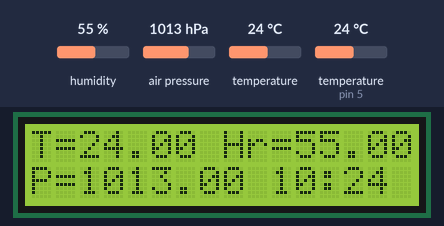
Recording of a sketch running on a simulated Arduino Uno, built with avr-gcc and run on an emulated ATmega328P. Parts: 16×2 character LCD. The inputs (shaded band) are chosen by the test bench; at power-on: humidity 55 %, air pressure 1013 hPa, temperature (sensor on pin 5) 24 °C, temperature 24 °C. The local clock reads 2024-03-15 10:24:30 at power-on unless the sketch sets it; what the sketch prints to the serial monitor is not drawn.

Above: at 1.2 s.
1.3 s: humidity set to 22 %
At 6.3 s:
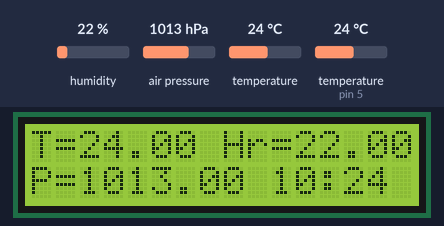
7.3 s: air pressure set to 952 hPa
At 10.4 s:
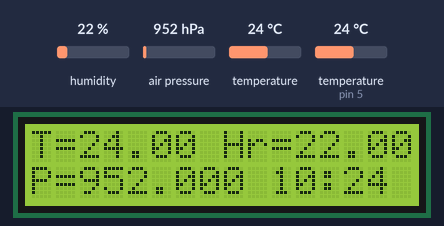
13.3 s: temperature (sensor on pin 5) set to 12 °C
At 15.8 s:
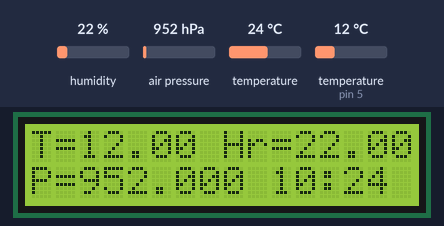
19.3 s: air pressure set to 975 hPa
At 21.1 s:
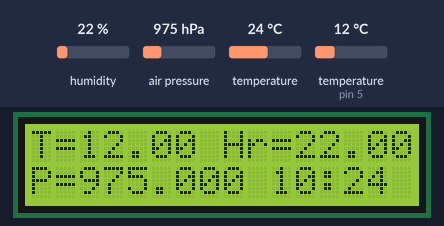
25.3 s: humidity set to 40 %
At 30.6 s:
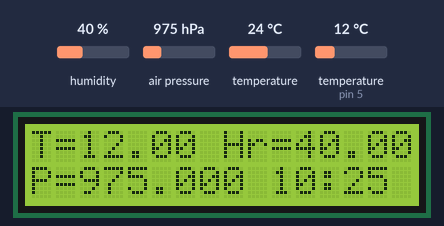
31.8 s: air pressure set to 1000 hPa
At 36.0 s:
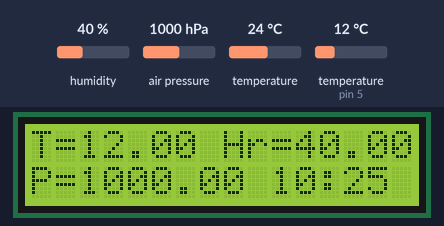
Timing chart, 0 to 37.5 s (numbered marks = the images above; inputs shaded):
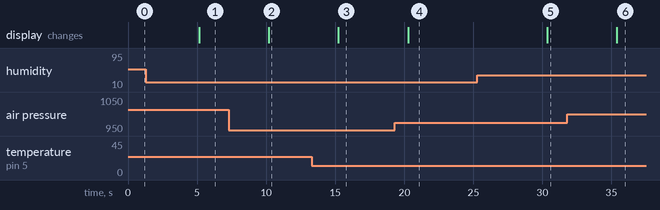

Measured:
- after the input at 1.3 s, the display: changes after 3.8 s (image 1)
- after the input at 7.3 s, the display: changes after 2.9 s (image 2)
- after the input at 13.3 s, the display: changes after 1.9 s (image 3)
- after the input at 19.3 s, the display: changes after 0.97 s (image 4)
- after the input at 25.3 s, the display: changes after 5.1 s (image 5)
- after the input at 31.8 s, the display: changes after 3.6 s (image 6)

The sketch:

temp_RH_code_corrected.ino
```cpp
#include <LiquidCrystal.h>
LiquidCrystal lcd(12, 11, 9, 8, 7, 6);

#include "DHT.h"

#define DHTPIN 5     // what pin we're connected to

//#define DHTTYPE DHT11   // DHT 11
#define DHTTYPE DHT22   // DHT 22  (AM2302)

// Connect a 10K resistor from pin 2 (data) to pin 1 (power) of the sensor

// Initialize DHT sensor for normal 16mhz Arduino
DHT dht(DHTPIN, DHTTYPE);
/* NOTE: For working with a faster chip, like an Arduino Due or Teensy, you
   might need to increase the threshold for cycle counts considered a 1 or 0.
   You can do this by passing a 3rd parameter for this threshold.  It's a bit
   of fiddling to find the right value, but in general the faster the CPU the
   higher the value.  The default for a 16mhz AVR is a value of 6.  For an
   Arduino Due that runs at 84mhz a value of 30 works.
   Example to initialize DHT sensor for Arduino Due:
   DHT dht(DHTPIN, DHTTYPE, 30); */

#include <Wire.h>                                               //setup BMP180 sensor
#include <Adafruit_Sensor.h>                                    //BMP180 (A4, A5), (SDA, SCL)
#include <Adafruit_BMP085_U.h>

Adafruit_BMP085_Unified bmp = Adafruit_BMP085_Unified(10085);

int tempPin = 0;           // Definimos la entrada de sensor LM35 en pin A1
float tempC;               // variable para el numero de grados centigrados

                                    //Setup para el modulo tiempo real
#include <DS1302.h>

                                    // Definir pines para el modulo tiempo real.
DS1302 rtc(2, 3, 4);                //2-RST, 3-IO, 4-SCK
Time ti;                             //t como variable de tiempo donde se va a almacenar las lecturas

void setup()
{
                           // Abre puerto serial y lo configura a 9600 baud
    Serial.begin(9600);
    dht.begin();           //comienza las lecturas de sensor DHT11
    lcd.begin(16,2);
    lcd.print("T=      Hr=");
    lcd.setCursor(0,1);
    lcd.print("P=");

  if(!bmp.begin())              // revisa sensor BMP180
  {
    /* There was a problem detecting the BMP085 ... check your connections */
    Serial.print("Ooops, no BMP085 detected ... Check your wiring or I2C ADDR!");
    while(1);
  }

}
void loop()
{
                           // Lee el valor desde el sensor
/*    tempC = analogRead(tempPin);

                           // Convierte el valor a temperatura
    tempC = (5.0 * tempC * 100.0)/1024.0;
    //float tempC4 = (tempC * 16); */

  /* Reading temperature or humidity takes about 250 milliseconds!
     Sensor readings may also be up to 2 seconds 'old' (its a very slow sensor)*/
  float h = dht.readHumidity();
  // Read temperature as Celsius
  float t = dht.readTemperature();
  // Read temperature as Fahrenheit
  float f = dht.readTemperature(true);

  // Check if any reads failed and exit early (to try again).
  if (isnan(h) || isnan(t) || isnan(f)) {
    Serial.println("Failed to read from DHT sensor!");
    return;
  }

  ti = rtc.getTime();          // Obtencion de datos del reloj en tiempo real

  /* Get a new sensor event */
  sensors_event_t event;
  bmp.getEvent(&event);

  /* Display the results (barometric pressure is measure in hPa)
  if (event.pressure)
  {
    /* Display atmospheric pressue in hPa
    Serial.print("Pressure:    ");
    Serial.print(event.pressure);
    Serial.println(" hPa");

    /* First we get the current temperature from the BMP085
    float temperature;
    bmp.getTemperature(&temperature);
    Serial.print("Temperature: ");
    Serial.print(temperature);
    Serial.println(" C"); */

    /* Then convert the atmospheric pressure, SLP and temp to altitude
    /* Update this next line with the current SLP for better results
    float seaLevelPressure = 1029;
    Serial.print("Altitude:    ");
    Serial.print(bmp.pressureToAltitude(seaLevelPressure,
                                        event.pressure,
                                        tempC));
    Serial.println(" m");
    Serial.println("");
  }
  else
  {
    Serial.println("Sensor error");
  } */

    // Envia el dato al puerto serial
  /*Serial.print("Temperatura2 ");
    Serial.print(t);
    Serial.print(", Humedad ");
    Serial.print(h);
    Serial.print(", grados Celsius ");
    Serial.println(tempC);
    */
    float seaLevelPressure = 1019;
        float temperature;
    bmp.getTemperature(&temperature);

  Serial.print(t);
  Serial.print(" C, ");
/*Serial.print(temperature);
  Serial.print(" C BMP180, ");
  Serial.print(t);
  Serial.print(" C DHT22, ");
*/Serial.print(h);
  Serial.print(" %Hr, ");
  Serial.print(event.pressure);
  Serial.print(" hPa, ");
  Serial.print(bmp.pressureToAltitude(seaLevelPressure,event.pressure,temperature));
  Serial.print(" msnm, ");
  Serial.print(ti.hour,DEC);
  Serial.print(":");
  Serial.println(ti.min, DEC);
  /*Serial.print(":");
  Serial.print(ti.sec, DEC);
  Serial.print(" ");
  Serial.print(ti.mon,DEC);
  Serial.print("/");
  Serial.print(ti.date, DEC);
  Serial.print("/");
  Serial.println(ti.year);*/


    lcd.setCursor(2,0);
    lcd.print(t);
    lcd.setCursor(11,0);
    lcd.print(h);
    lcd.setCursor(2,1);
    lcd.print(event.pressure);
    lcd.setCursor(10,1);
    lcd.print(ti.hour, DEC);
    lcd.setCursor(12,1);
    lcd.print(":");
    lcd.setCursor(13,1);
    lcd.print(ti.min, DEC);

    delay(5000);                // Espera algún tiempo para repetir la medicion
}
```
